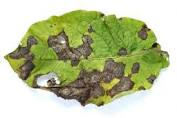
%> input picture leaf.jpg, 177 x 118 px
$ octave --eval "result = EvaluateFeatures(imread('leaf.jpg'));"   (GNU Octave 9; MATLAB toolbox functions it lacks are replaced by stand-ins)
%> lines starting %> are read from the running program, lines starting %| are printed output that depends on the picture; in (x1, y1, x2, y2) boxes, pixels count from 0 and x2, y2 are one past the last pixel; in counts of white or black regions, pixels touching at a corner belong together; the program's own positions count from 1
function [feat_disease seg_img] =  EvaluateFeatures(I)
cform = makecform('srgb2lab');

lab_he = applycform(I,cform);
%> lab_he: size 118x177x3 uint8; mean of channels 1, 2, 3 195.1, 121.3, 147

ab = double(lab_he(:,:,2:3));
nrows = size(ab,1);
%> nrows = 118
ncols = size(ab,2);
%> ncols = 177
ab = reshape(ab,nrows*ncols,2);
nColors = 3;
[cluster_idx cluster_center] = kmeans(ab,nColors,'distance','sqEuclidean', ...
                                      'Replicates',3);
%> cluster_center = [122.5 153.6; 128.2 129.9; 107.4 177]
% Label every pixel in tha image using results from K means
pixel_labels = reshape(cluster_idx,nrows,ncols);
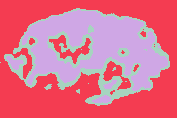
%> pixel_labels: size 118x177 double; 3 distinct labels, from 1 to 3; one colour per label, 0 black


% Create a blank cell array to store the results of clustering
segmented_images = cell(1,3);
% Create RGB label using pixel_labels
rgb_label = repmat(pixel_labels,[1,1,3]);
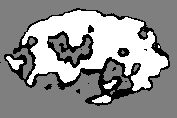
%> rgb_label: size 118x177x3 double; min 1, max 3, mean 2.15; drawn with min black and max white

for k = 1:nColors
    colors = I;
    colors(rgb_label ~= k) = 0;
    segmented_images{k} = colors;
end
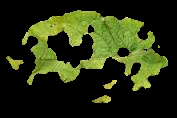
%> colors: size 118x177x3 uint8; mean R, G, B 40.6, 48.1, 17.5
%> after the loop, segmented_images = 3 items

figure, subplot(3,1,1);imshow(segmented_images{1});title('Cluster 1'); subplot(3,1,2);imshow(segmented_images{2});title('Cluster 2');
%> after `imshow(segmented_images{1})`:
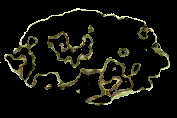
%> displayed picture: size 118x177x3, on the screen's scale of 0 to 255; mean R, G, B 18.7, 18.7, 11.9
%> after `imshow(segmented_images{2})`:
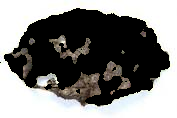
%> displayed picture: size 118x177x3, on the screen's scale of 0 to 255; mean R, G, B 127.7, 127.1, 125.3
subplot(3,1,3);imshow(segmented_images{3});title('Cluster 3');


% Feature Extraction
x = inputdlg('Enter the cluster no. containing the disease affected leaf part only:');
%> the answer given: 3
i = str2double(x);
% Extract the features from the segmented image
seg_img = segmented_images{i};

% Convert to grayscale if image is RGB
if ndims(seg_img) == 3
   img = rgb2gray(seg_img);
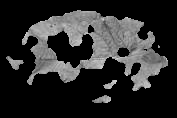
%> img: size 118x177 uint8; min 0, max 216, mean 42.4
end

% Evaluate the disease affected area
black = im2bw(seg_img,graythresh(seg_img));
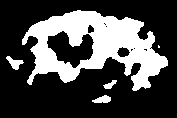
%> black: size 118x177 logical; 29.1% white; 5 white regions (1 under 20 px), largest, box (x1, y1, x2, y2) and area: (22, 10, 168, 91) 5785, (6, 56, 24, 70) 117, (92, 95, 111, 103) 102, (103, 80, 117, 89) 64
m = size(seg_img,1);
%> m = 118
n = size(seg_img,2);
%> n = 177

zero_image = zeros(m,n);

cc = bwconncomp(seg_img,6);
%> cc = 5 connected components
diseasedata = regionprops(cc,'basic');
%> diseasedata = 5 regions; Area and Centroid: 17374 [96.4 46.6 2], 351 [15.2 63.4 2], 306 [103.2 100.2 2], 192 [110.7 85.3 2], 15 [159.4 47.2 2]
A1 = diseasedata.Area;
%> A1 = 351
%> (the run ends here)
